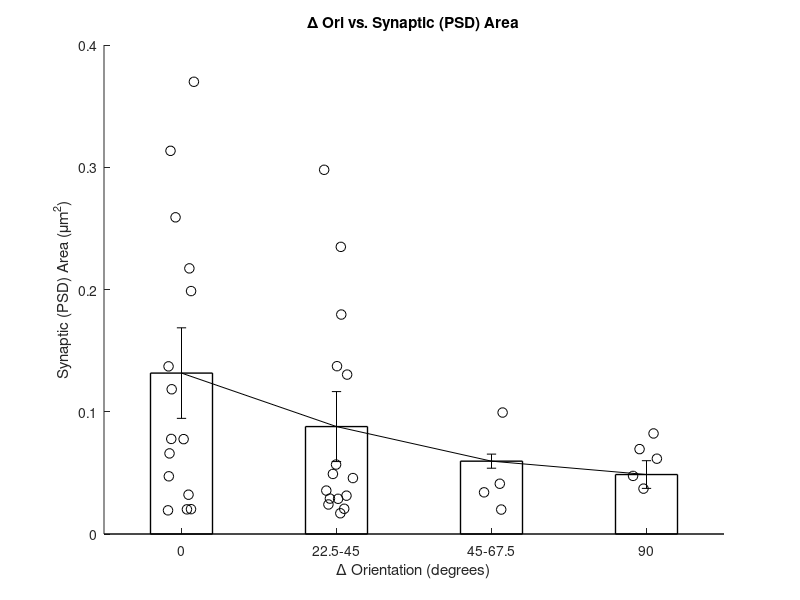

Write MATLAB code to recreate this figure. (Note: this script raises an error after producing the figure.)
%% Lee et al., Nature 2016 Fig. 4b
% Are bigger synapses between functionally similar cells?

load('Synapse_Info.mat')
load('connSyns.mat')

dOri = abs(connSyns(:,7) - connSyns(:,11));
dOri(abs(dOri)>90) = 180.0 - abs(dOri(abs(dOri)>90));

[C,iA,iB] = intersect(connSyns(:,1),Synapse_Info(:,1));
dOri = dOri(iA);
psdVol = Synapse_Info(iB,5); % 1: synID, 2: voxels, 3: voxels interp, 4: nm^2, 5: nm^2 interp

%% Bar jitter
numBars = 4;

%
if numBars == 3
    bins = [0,22.5,67.5,90];
elseif numBars == 4
    bins = [0,22.5,45,67.5,90];
elseif numBars == 2
    bins = [0,45,90];
end

[bincounts,ind] = histc(dOri,bins);
[Ymean,Ysem,Yci,Yn] = grpstats(psdVol,ind,{'mean','sem','meanci','numel'});

figure
hold on
plot(ind,psdVol,'ok','MarkerSize',7)
c=get(gca,'Children'); % The second handle is that for the first plotted data
x=get(c(1),'XData'); % Retrieve the X data for the black points

%Add uniformly distributed random numbers to the data and re-plot
r=rand(size(x))/5;
r=r-mean(r);
set(c(1),'XData',x+r)

title('\Delta Ori vs. Synaptic (PSD) Area');
xlabel('\Delta Orientation (degrees)');
ylabel('Synaptic (PSD) Area (\mum^2)');

if numBars == 3
%     axis([.5 3.5 0 1.2*(max(Ymean)+max(Ysem))])
    set(gca,'XTick',1:3,'XTickLabel',{'0','45','90'})
elseif numBars == 4
%     axis([.5 4.5 0 1.2*(max(Ymean)+max(Ysem))])
    set(gca,'XTick',1:4,'XTickLabel',{'0','22.5-45','45-67.5','90'})
elseif numBars == 2
%     axis([.5 2.5 0 1.2*(max(Ymean)+max(Ysem))])
    xlim([.5 2.5])
    set(gca,'XTick',1:2,'XTickLabel',{'< 45','> 45'})       
end

yL = get(gca,'yLim');

bar(Ymean,.4,'FaceColor','none','LineWidth',1)
errorbar(Ymean,Ymean-Yci(:,1),'k','LineStyle','none','LineWidth',1)
ylim([0 0.375])